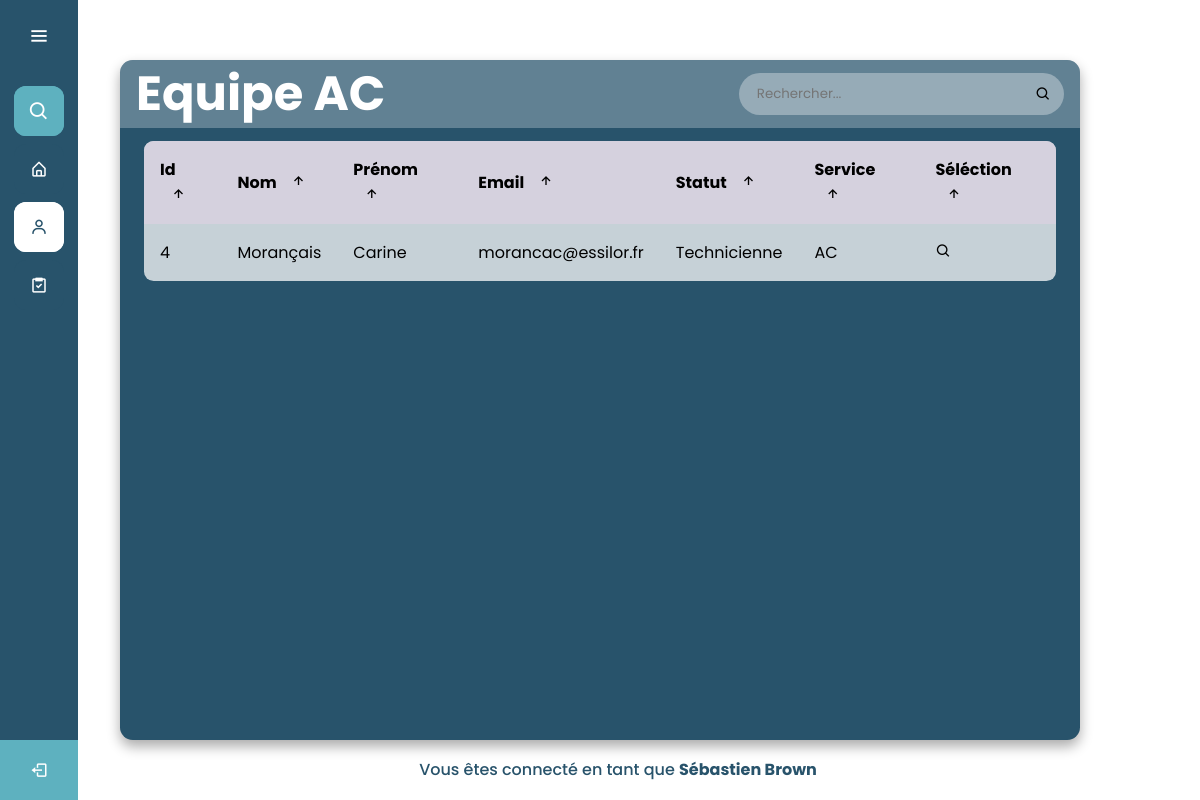
Page /PAGES/ADMIN_Equipe.php (signed in) on the earlier database version.
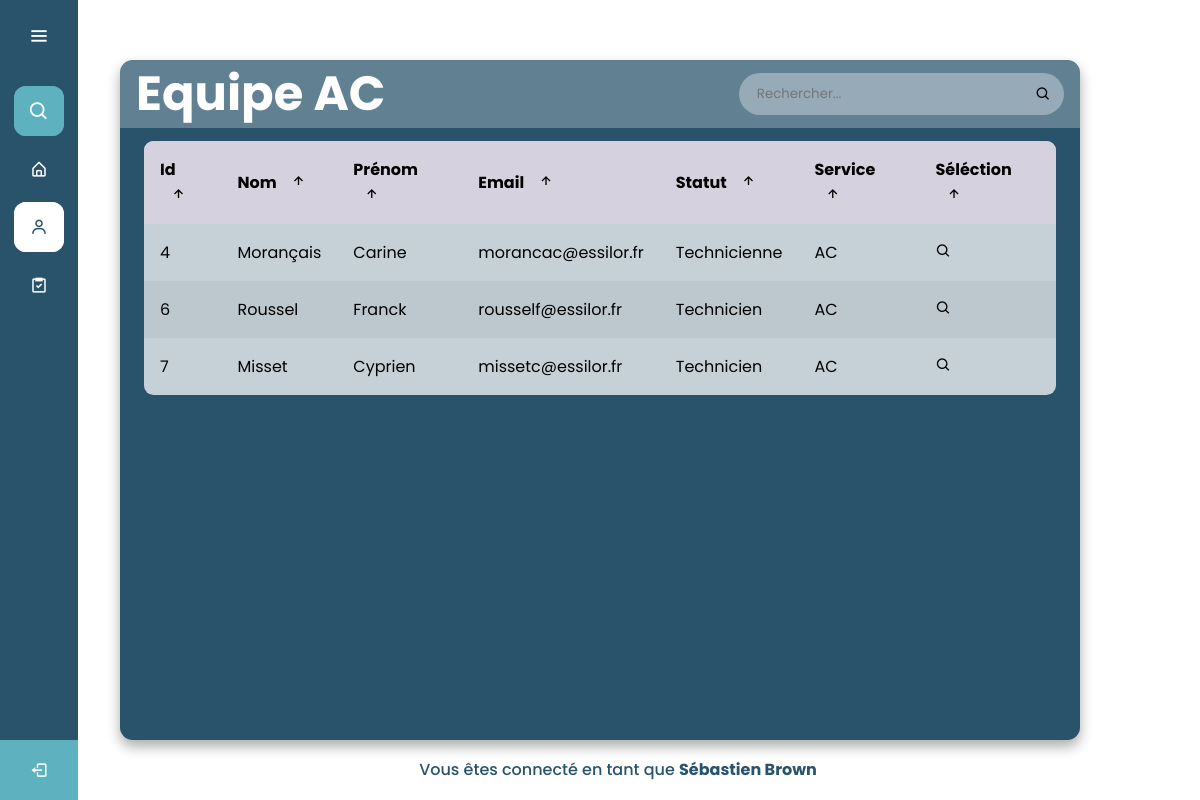
Same page on the later database version.
### tables this page shows
CREATE TABLE Utilisateur (
    IdUtilisateur INTEGER PRIMARY KEY NOT NULL,
    NomUtilisateur TEXT NOT NULL,
    PrenomUtilisateur TEXT NOT NULL,
    MotDePasseUtilisateur TEXT NOT NULL,
    EmailUtilisateur TEXT NOT NULL,
    StatutUtilisateur TEXT NOT NULL,
    ServiceUtilisateur TEXT NOT NULL,
    AccesUtilisateur TEXT NOT NULL
);

### PAGES/ADMIN_Equipe.php (the view, shortened to what this page needs)
<!DOCTYPE html>
<html lang="en" dir="ltr">
  <head>
    <link rel="stylesheet" href="../CSS/ADMIN_Equipe.css">
    <link href='https://unpkg.com/boxicons@2.0.7/css/boxicons.min.css' rel='stylesheet'>
   </head>
<body>
  <div class="sidebar">
    <div class="logo-details">
        <i class='bx bx-menu' id="btn" ></i>
    </div>
    <ul class="nav-list">
      <li>
          <i class='bx bx-search' ></i>
      </li>
      <li>
        <a href="../PAGES/ADMIN_Index.php">
          <i class='bx bx-home-alt Accueil'></i>
        </a>
      </li>
      <li>
       <a href="../PAGES/ADMIN_Equipe.php" class='Equipe'>
         <i class='bx bx-user Equipe' ></i>
       </a>
     </li>
     <li>
       <a href="../PAGES/ADMIN_Tache.php">
         <i class='bx bx-task'></i>
       </a>
     </li>
     <li class="profile no-animation">
        <div class="profile-details">
          <div class="name_job">
          <div class="name"><?php echo isset($_SESSION['PrenomUtilisateur']) && isset($_SESSION['NomUtilisateur']) ? $_SESSION['PrenomUtilisateur'] . ' ' . $_SESSION['NomUtilisateur'] : ''; ?></div>
          <div class="job"><?php echo isset($_SESSION['StatutUtilisateur']) ? $_SESSION['StatutUtilisateur'] : ''; ?></div>
          </div>
        </div>
        <a href="../PAGES/Login.php" class='TEST'>
          <i class='bx bx-log-out' id="log_out"></i>
        </a>
      </li>
    </ul>
  </div>
  <section class="home-section">
  <body>
    <main class="table">
        <section class="table__header">
            <h1 class='TableTitre'>Equipe <?php echo $_SESSION['ServiceUtilisateur']?></h1>
            <div class="input-group">
                <input type="search" placeholder="Rechercher...">
                <i class='bx bx-search'></i>
            </div>
        </section>
        <section class="table__body">
            <table>
                <thead>
                    <tr>
                        <th> Id <span class="icon-arrow"><i class='bx bx-up-arrow-alt' ></i></span></th>
                        <th> Nom <span class="icon-arrow"><i class='bx bx-up-arrow-alt' ></span></th>
                        <th> Prénom <span class="icon-arrow"><i class='bx bx-up-arrow-alt' ></span></th>
                        <th> Email <span class="icon-arrow"><i class='bx bx-up-arrow-alt' ></span></th>
                        <th> Statut <span class="icon-arrow"><i class='bx bx-up-arrow-alt' ></span></th>
                        <th> Service <span class="icon-arrow"><i class='bx bx-up-arrow-alt' ></span></th>
                        <th> Séléction <span class="icon-arrow"><i class='bx bx-up-arrow-alt' ></span></th>
                    </tr>
                </thead>
                <tbody>
                    <?php
                        try {
                            $pdo = new PDO("sqlite:../DATABASE/bdd.sqlite");
                            $Utilisateurs = $pdo->query("SELECT * FROM Utilisateur WHERE ServiceUtilisateur = '{$_SESSION['ServiceUtilisateur']}' AND AccesUtilisateur != 'ADMIN'");
                            foreach($Utilisateurs as $Utilisateurs) {
                                print "<tr><td>" . $Utilisateurs["IdUtilisateur"] . "</td> <td>" . $Utilisateurs["NomUtilisateur"] . "</td> <td>" . $Utilisateurs["PrenomUtilisateur"] . "</td> <td>" . $Utilisateurs["EmailUtilisateur"] . "</td> <td>" . $Utilisateurs["StatutUtilisateur"] . "</td> <td>" . $Utilisateurs["ServiceUtilisateur"] . "</td> <td><a href='../PAGES/ADMIN_Select_Equipe.php?utilisateur=" . $Utilisateurs["IdUtilisateur"] . "'><i class='bx bx-search' ></i></a></td> </tr>";
                              }
                        } catch (PDOException $e) {
                            die($e);
                        }
                    ?>
                </tbody>
            </table>
        </section>
    </main>
</body>
      <div class='text2'>
        Vous êtes connecté en tant que <span class='ConnectAs'><?php echo $_SESSION['PrenomUtilisateur'] . ' ' . $_SESSION['NomUtilisateur']; ?></span>
    </div>
  </section>
</body>
</html>

Differences in the rows shown:
added utilisateur: IdUtilisateur "6", NomUtilisateur "Roussel", PrenomUtilisateur "Franck", EmailUtilisateur "rousself@essilor.fr", StatutUtilisateur "Technicien", ServiceUtilisateur "AC"
added utilisateur: IdUtilisateur "7", NomUtilisateur "Misset", PrenomUtilisateur "Cyprien", EmailUtilisateur "missetc@essilor.fr", StatutUtilisateur "Technicien", ServiceUtilisateur "AC"
